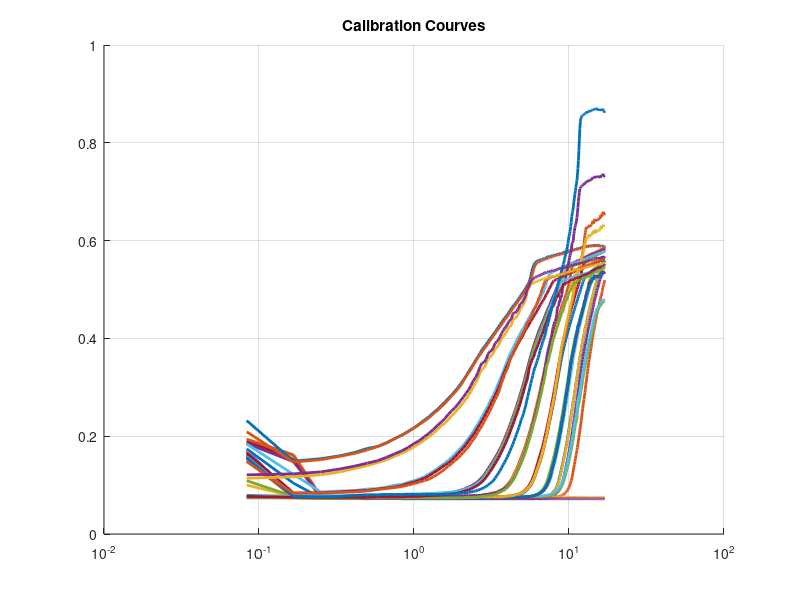
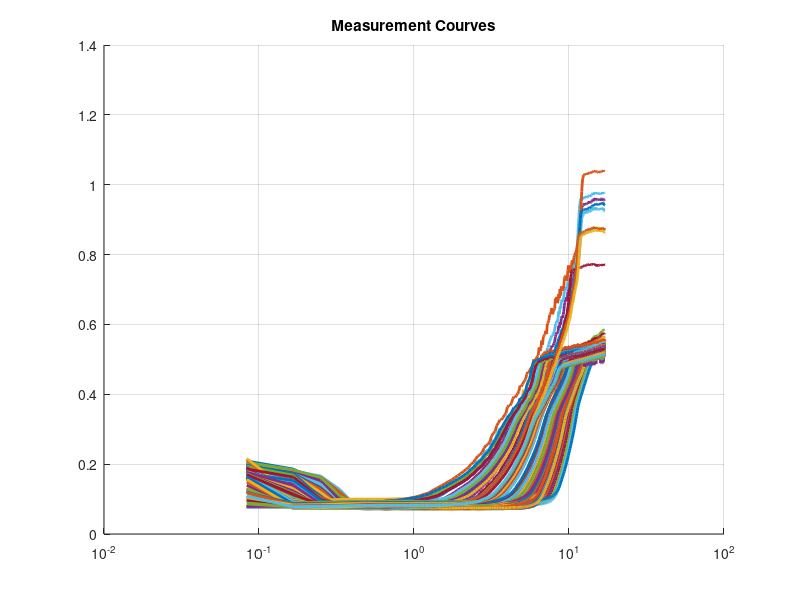

MATLAB code for these plots, in order:
clear all; close all;
%% Load Experimental Data
load('data/RawData.mat')

[n, numPlot] = size(Calibration.Data);

%% Calibration Courves Plot
figure; hold on; grid on;
title('Calibration Courves')
for i = 1 : numPlot
   semilogx(Calibration.Time, Calibration.Data(:,i), 'LineWidth', 2)
end

%% Measurements Couves Plot
[n, numPlot] = size(Measurement.Data);
figure; hold on; grid on;
title('Measurement Courves')
for i = 1 : numPlot
   semilogx(Calibration.Time, Measurement.Data(:,i), 'LineWidth', 2)
end